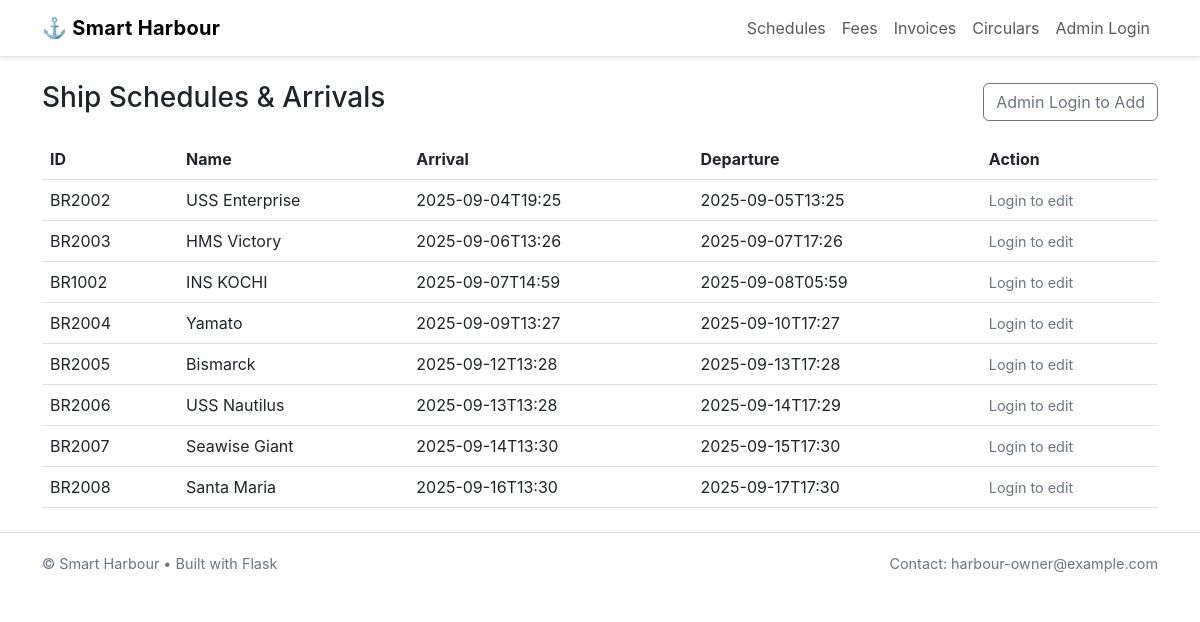
Page /schedules on the committed database.
### tables this page shows
CREATE TABLE ships (
            ship_id TEXT PRIMARY KEY,
            name TEXT NOT NULL,
            arrival TEXT NOT NULL,
            departure TEXT NOT NULL,
            created_at TEXT NOT NULL
        );

### app.py (the view)
@app.route("/schedules")
def schedules():
    with get_db() as con:
        ships = con.execute("SELECT * FROM ships ORDER BY arrival").fetchall()
    return render_template("schedules.html", ships=ships)

### app.py (called while the page is built)
def get_db():
    conn = sqlite3.connect(APP_DB)
    conn.row_factory = sqlite3.Row
    return conn

@app.before_request
def setup():
    if not hasattr(app, 'db_initialized'):
        init_db()
        os.makedirs(os.path.join(app.root_path, "uploads"), exist_ok=True)
        app.db_initialized = True

### templates/schedules.html
{% extends "base.html" %} {% block content %}
<div class="d-flex justify-content-between align-items-center mb-3">
    <h3>Ship Schedules & Arrivals</h3>
    {% if session.get('logged_in') %}
    <a class="btn btn-primary" href="{{ url_for('add_ship') }}">Add Ship</a>
    <a class="btn btn-success ms-2" href="{{ url_for('download_ships_excel') }}">Download Excel</a> {% else %}
    <a class="btn btn-outline-secondary" href="{{ url_for('login') }}">Admin Login to Add</a> {% endif %}
</div>
<table class="table table-hover">
    <thead>
        <tr>
            <th>ID</th>
            <th>Name</th>
            <th>Arrival</th>
            <th>Departure</th>
            <th>Action</th>
        </tr>
    </thead>
    <tbody>
        {% for s in ships %}
        <tr>
            <td>{{ s['ship_id'] }}</td>
            <td>{{ s['name'] }}</td>
            <td>{{ s['arrival'] }}</td>
            <td>{{ s['departure'] }}</td>
            <td>
                {% if session.get('logged_in') %}
                <form method="post" action="{{ url_for('delete_ship', ship_id=s['ship_id']) }}" style="display:inline">
                    <button class="btn btn-sm btn-danger" onclick="return confirm('Delete ship?')">Delete</button>
                </form>
                {% else %}
                <span class="small-muted">Login to edit</span> {% endif %}
            </td>
        </tr>
        {% else %}
        <tr>
            <td colspan="5" class="small-muted">No ships scheduled yet.</td>
        </tr>
        {% endfor %}
    </tbody>
</table>
{% endblock %}

### templates/base.html (shortened to what this page needs)
<!doctype html>
<html lang="en">
<head>
    <link href="https://cdn.jsdelivr.net/npm/bootstrap@5.3.0/dist/css/bootstrap.min.css" rel="stylesheet">
</head>
<body>
    <nav class="navbar navbar-expand-lg navbar-light bg-white border-bottom shadow-sm">
        <div class="container">
            <a class="navbar-brand nav-brand" href="{{ url_for('home') }}">⚓ Smart Harbour</a>
            <div class="collapse navbar-collapse" id="navmenu">
                <ul class="navbar-nav ms-auto">
                    <li class="nav-item"><a class="nav-link" href="{{ url_for('schedules') }}">Schedules</a></li>
                    <li class="nav-item"><a class="nav-link" href="{{ url_for('fees') }}">Fees</a></li>
                    <li class="nav-item"><a class="nav-link" href="{{ url_for('invoices') }}">Invoices</a></li>
                    <li class="nav-item"><a class="nav-link" href="{{ url_for('circulars') }}">Circulars</a></li>
                    {% if session.get('logged_in') %}
                    <li class="nav-item"><a class="nav-link text-primary" href="{{ url_for('logout') }}">Logout</a></li>
                    {% else %}
                    <li class="nav-item"><a class="nav-link" href="{{ url_for('login') }}">Admin Login</a></li>
                    {% endif %}
                </ul>
            </div>
        </div>
    </nav>
    <main class="container my-4">
        {% block content %}{% endblock %}
    </main>
    <footer class="bg-white border-top">
        <div class="container d-flex justify-content-between align-items-center">
            <div class="small-muted">© Smart Harbour • Built with Flask</div>
            <div class="small-muted">Contact: harbour-owner@example.com</div>
        </div>
    </footer>
</body>
</html>

### templates/base.html (style rules this page uses)
body { font-family: Inter, system-ui, -apple-system, 'Segoe UI', Roboto, 'Helvetica Neue', Arial; }
.small-muted { color: #6c757d; font-size: 0.9rem; }
.nav-brand { font-weight: 700; letter-spacing: 0.3px; }
footer { padding: 20px 0; color: #6c757d; }

### rows in the picture
ships: ship_id "BR2002", name "USS Enterprise", arrival "2025-09-04T19:25", departure "2025-09-05T13:25"
ships: ship_id "BR2003", name "HMS Victory", arrival "2025-09-06T13:26", departure "2025-09-07T17:26"
ships: ship_id "BR1002", name "INS KOCHI", arrival "2025-09-07T14:59", departure "2025-09-08T05:59"
ships: ship_id "BR2004", name "Yamato", arrival "2025-09-09T13:27", departure "2025-09-10T17:27"
ships: ship_id "BR2005", name "Bismarck", arrival "2025-09-12T13:28", departure "2025-09-13T17:28"
ships: ship_id "BR2006", name "USS Nautilus", arrival "2025-09-13T13:28", departure "2025-09-14T17:29"
ships: ship_id "BR2007", name "Seawise Giant", arrival "2025-09-14T13:30", departure "2025-09-15T17:30"
ships: ship_id "BR2008", name "Santa Maria", arrival "2025-09-16T13:30", departure "2025-09-17T17:30"
